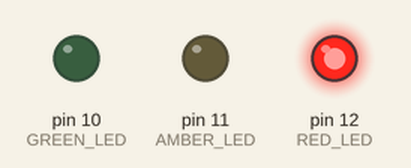
Recording of a sketch running on a simulated Arduino Uno, built with avr-gcc and run on an emulated ATmega328P. Parts: output pins drawn as LEDs (lit = HIGH).

Above: at 2.5 s.
At 6.0 s:
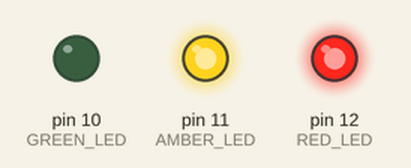
At 10.0 s:
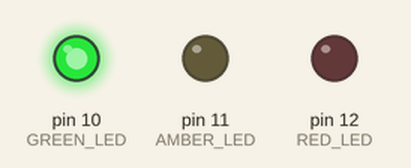
At 14.5 s:
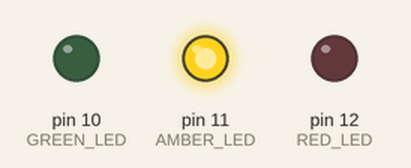
Timing chart, 0 to 20.8 s (numbered marks = the images above):
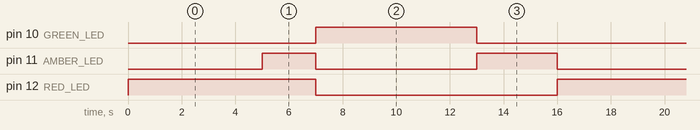

Measured:
- by itself, pin 10 (GREEN_LED): alternates HIGH for 6.0 s and LOW for 10.0 s
- by itself, pin 11 (AMBER_LED): repeats every 16.0 s: LOW 6.0 s, HIGH 3.0 s, LOW 5.0 s, HIGH 2.0 s
- by itself, pin 12 (RED_LED): alternates HIGH for 7.0 s and LOW for 9.0 s

The sketch:

traffic-light-level2-basic.ino
```cpp
/*
 * LEVEL 2: Basic Traffic Light (3 LEDs)
 * ======================================
 *
 * This creates a UK-style traffic light sequence
 * RED → RED+AMBER → GREEN → AMBER → repeat
 *
 * WHAT YOU'LL LEARN:
 * - How to control multiple LEDs
 * - How to use #define for pin names
 * - How to create timed sequences
 * - UK traffic light patterns
 *
 * HARDWARE NEEDED:
 * - Arduino Uno
 * - 1 Red LED
 * - 1 Amber/Yellow LED
 * - 1 Green LED
 * - 3 resistors (220Ω or 330Ω)
 * - Jumper wires
 * - Breadboard
 *
 * WIRING:
 * Pin 12 → [Resistor] → Red LED → GND
 * Pin 11 → [Resistor] → Amber LED → GND
 * Pin 10 → [Resistor] → Green LED → GND
 */

// Pin definitions - makes code easier to read!
#define RED_LED    12
#define AMBER_LED  11
#define GREEN_LED  10

void setup() {
  // Tell Arduino these pins control LEDs (outputs)
  pinMode(RED_LED, OUTPUT);
  pinMode(AMBER_LED, OUTPUT);
  pinMode(GREEN_LED, OUTPUT);

  // Turn all LEDs off to start
  digitalWrite(RED_LED, LOW);
  digitalWrite(AMBER_LED, LOW);
  digitalWrite(GREEN_LED, LOW);
}

void loop() {
  // PHASE 1: RED light (STOP!)
  digitalWrite(RED_LED, HIGH);      // Red ON
  digitalWrite(AMBER_LED, LOW);     // Amber OFF
  digitalWrite(GREEN_LED, LOW);     // Green OFF
  delay(5000);                      // Wait 5 seconds

  // PHASE 2: RED + AMBER (Get ready to go)
  digitalWrite(RED_LED, HIGH);      // Red stays ON
  digitalWrite(AMBER_LED, HIGH);    // Amber ON
  digitalWrite(GREEN_LED, LOW);     // Green OFF
  delay(2000);                      // Wait 2 seconds

  // PHASE 3: GREEN light (GO!)
  digitalWrite(RED_LED, LOW);       // Red OFF
  digitalWrite(AMBER_LED, LOW);     // Amber OFF
  digitalWrite(GREEN_LED, HIGH);    // Green ON
  delay(6000);                      // Wait 6 seconds

  // PHASE 4: AMBER light (Prepare to stop)
  digitalWrite(RED_LED, LOW);       // Red OFF
  digitalWrite(AMBER_LED, HIGH);    // Amber ON
  digitalWrite(GREEN_LED, LOW);     // Green OFF
  delay(3000);                      // Wait 3 seconds

  // Now loop() runs again, back to RED
}

/*
 * HOW IT WORKS:
 * - We go through 4 phases in order
 * - Each phase sets the right LEDs on or off
 * - delay() makes each phase last the right amount of time
 * - When we finish, loop() starts again automatically
 *
 * TOTAL CYCLE TIME: 5 + 2 + 6 + 3 = 16 seconds
 *
 * CHALLENGES TO TRY:
 * 1. Make the green phase longer (change 6000 to 10000)
 * 2. Add Serial.println("RED") in each phase to see what's happening
 * 3. Speed up the whole thing (divide all delays by 2)
 * 4. Make it a US traffic light (remove RED+AMBER phase)
 */
```

Source omitted: fic-lights-arduino-clean.c (18371 bytes)
